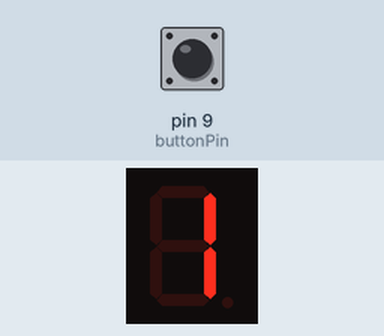
Recording of a sketch running on a simulated Arduino Uno, built with avr-gcc and run on an emulated ATmega328P. On the bench: 1-digit seven-segment display. Wiring (inferred from the names in the program): 1-digit 7-segment display, segments lit when HIGH: segments pin 2, pin 3, pin 4, pin 5, pin 6, pin 7, pin 8. The test bench sets the inputs (shaded band); at power-on: pin 9 (buttonPin) HIGH. Random numbers use the default seed unless the sketch sets one; the segment pins are drawn as the display they are named for.

Above: at 1.2 s.
1.3 s: pin 9 (buttonPin) pulled LOW for 0.15 s
At 2.2 s:
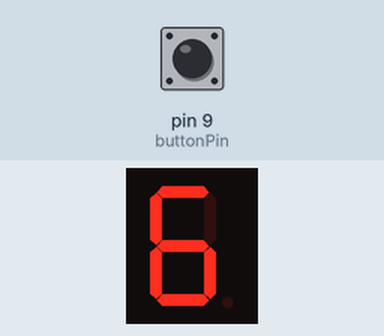
2.9 s: pin 9 (buttonPin) pulled LOW for 1 s
At 3.23 s:
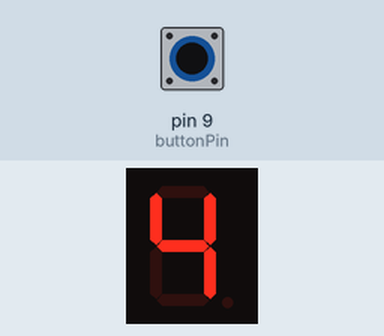
Timing chart, 0 to 5.9 s (numbered marks = the images above; inputs shaded):
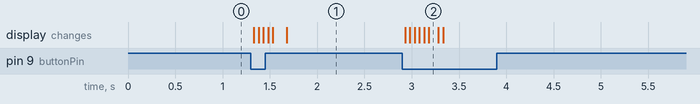

The sketch:

electronic_dice.ino
```cpp
/*
  Electronic Dice
  Single 7-segment display (common cathode) + push button
  Press button -> rolls a random number 1-6 and shows it
*/

// Segment pins: a, b, c, d, e, f, g
const int segPins[7] = {2, 3, 4, 5, 6, 7, 8};
const int buttonPin = 9;

// Segment patterns for digits 1-6 (1 = ON, 0 = OFF)
// order: a, b, c, d, e, f, g
const byte digitPatterns[7][7] = {
  {0,0,0,0,0,0,0}, // 0 - unused, blank
  {0,1,1,0,0,0,0}, // 1
  {1,1,0,1,1,0,1}, // 2
  {1,1,1,1,0,0,1}, // 3
  {0,1,1,0,0,1,1}, // 4
  {1,0,1,1,0,1,1}, // 5
  {1,0,1,1,1,1,1}  // 6
};

int lastButtonState = HIGH;

void setup() {
  for (int i = 0; i < 7; i++) {
    pinMode(segPins[i], OUTPUT);
  }
  pinMode(buttonPin, INPUT_PULLUP); // button reads LOW when pressed
  randomSeed(analogRead(A0));       // seed randomness from a floating pin
  displayDigit(1);                  // show a starting face
}

void loop() {
  int buttonState = digitalRead(buttonPin);

  // detect press: HIGH -> LOW transition
  if (buttonState == LOW && lastButtonState == HIGH) {
    delay(30); // simple debounce
    if (digitalRead(buttonPin) == LOW) {
      rollDice();
    }
  }
  lastButtonState = buttonState;
}

void rollDice() {
  // quick flicker effect for a nicer "rolling" feel
  for (int i = 0; i < 8; i++) {
    int fakeRoll = random(1, 7);
    displayDigit(fakeRoll);
    delay(50);
  }
  int result = random(1, 7);
  displayDigit(result);
}

void displayDigit(int num) {
  for (int i = 0; i < 7; i++) {
    digitalWrite(segPins[i], digitPatterns[num][i]);
  }
}
```

Measured:
- after the input at 1.3 s, the display: first changes at once (image 1 shows a later state)
- after the input at 2.9 s, the display: first changes at once (image 2 shows a later state)
